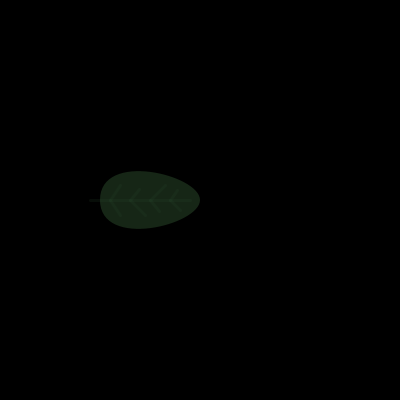
Frame 1 (no input)
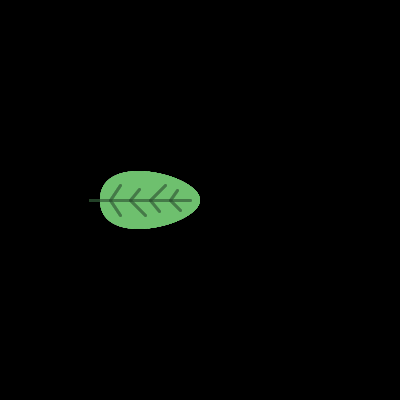
Frame 60 (the mouse pressed at the canvas centre just before this capture)
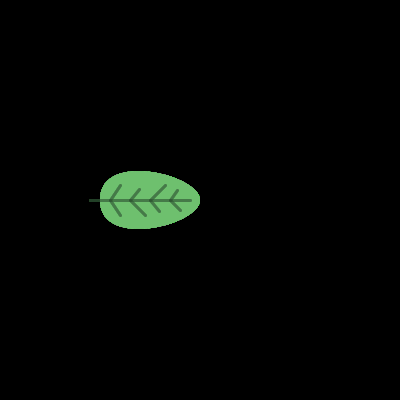
Frame 120 (the mouse held since frame 60 and released just before this capture)

The Processing sketch that drew these frames (run headless with seeded random() and noise(); from frame 60 on, the mouse is pressed at the canvas centre):

// Processing sketch: leaf
// ── leaf.pde
//leaf sketch

void setup() {
  size(400, 400);
  background(0);
}

void draw() {
  pushMatrix();
  translate(width/4, height/2);
  fill(111, 196, 113,50);
  noStroke();
  strokeWeight(3);

  beginShape();
  vertex(0, 0);
  bezierVertex(0, -50, 100, -25, 100, 0);
  bezierVertex(100, 25, 0, 50, 0, 0);
  endShape();
  stroke(37,66,39,50);
  //stem
  line(-10,0, 90,0);
  //toplines
  line(10,0,20,-15);
  line(30,0,39,-11);
  line(50,0,65,-15);
  line(70,0,77,-10);
  //bottom lines
  //stroke(19, 66, 23,50);
  line(10,0,20,15);
  line(30,0,45,15);
  line(50,0,59,11);
  line(70,0,80,10);
  
  popMatrix();
}
